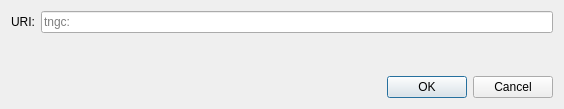
<?xml version="1.0" encoding="UTF-8"?>
<ui version="4.0">
 <class>OpenURIDialog</class>
 <widget class="QDialog" name="OpenURIDialog">
  <property name="geometry">
   <rect>
    <x>0</x>
    <y>0</y>
    <width>564</width>
    <height>109</height>
   </rect>
  </property>
  <property name="windowTitle">
   <string>Open tngc URI</string>
  </property>
  <layout class="QVBoxLayout" name="verticalLayout">
   <item>
    <layout class="QHBoxLayout" name="horizontalLayout">
     <item>
      <widget class="QLabel" name="label">
       <property name="text">
        <string>URI:</string>
       </property>
      </widget>
     </item>
     <item>
      <widget class="QValidatedLineEdit" name="uriEdit">
       <property name="placeholderText">
        <string notr="true">tngc:</string>
       </property>
      </widget>
     </item>
    </layout>
   </item>
   <item>
    <spacer name="verticalSpacer">
     <property name="orientation">
      <enum>Qt::Vertical</enum>
     </property>
     <property name="sizeHint" stdset="0">
      <size>
       <width>20</width>
       <height>40</height>
      </size>
     </property>
    </spacer>
   </item>
   <item>
    <widget class="QDialogButtonBox" name="buttonBox">
     <property name="orientation">
      <enum>Qt::Horizontal</enum>
     </property>
     <property name="standardButtons">
      <set>QDialogButtonBox::Cancel|QDialogButtonBox::Ok</set>
     </property>
    </widget>
   </item>
  </layout>
 </widget>
 <customwidgets>
  <customwidget>
   <class>QValidatedLineEdit</class>
   <extends>QLineEdit</extends>
   <header>qt/qvalidatedlineedit.h</header>
  </customwidget>
 </customwidgets>
 <resources/>
 <connections>
  <connection>
   <sender>buttonBox</sender>
   <signal>accepted()</signal>
   <receiver>OpenURIDialog</receiver>
   <slot>accept()</slot>
   <hints>
    <hint type="sourcelabel">
     <x>248</x>
     <y>254</y>
    </hint>
    <hint type="destinationlabel">
     <x>157</x>
     <y>274</y>
    </hint>
   </hints>
  </connection>
  <connection>
   <sender>buttonBox</sender>
   <signal>rejected()</signal>
   <receiver>OpenURIDialog</receiver>
   <slot>reject()</slot>
   <hints>
    <hint type="sourcelabel">
     <x>316</x>
     <y>260</y>
    </hint>
    <hint type="destinationlabel">
     <x>286</x>
     <y>274</y>
    </hint>
   </hints>
  </connection>
 </connections>
</ui>
